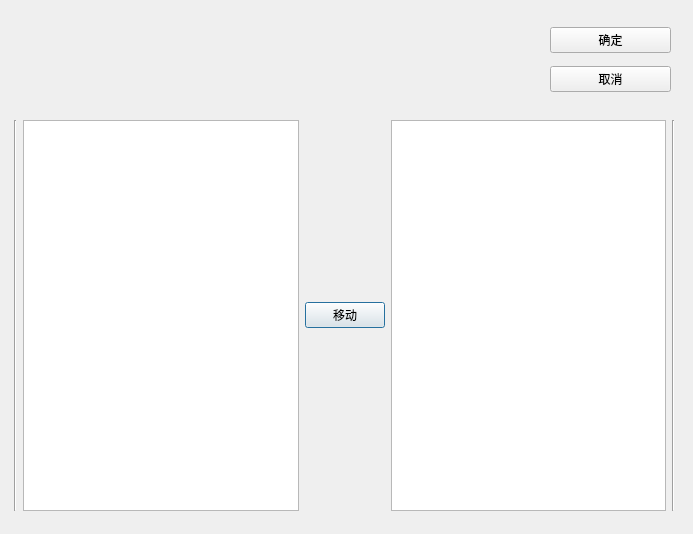
<?xml version="1.0" encoding="UTF-8"?>
<ui version="4.0">
 <class>QDSetTaskDetail</class>
 <widget class="QDialog" name="QDSetTaskDetail">
  <property name="geometry">
   <rect>
    <x>0</x>
    <y>0</y>
    <width>693</width>
    <height>534</height>
   </rect>
  </property>
  <property name="windowTitle">
   <string>Dialog</string>
  </property>
  <widget class="QWidget" name="horizontalLayoutWidget">
   <property name="geometry">
    <rect>
     <x>14</x>
     <y>120</y>
     <width>661</width>
     <height>391</height>
    </rect>
   </property>
   <layout class="QHBoxLayout" name="horizontalLayout">
    <item>
     <widget class="Line" name="line">
      <property name="orientation">
       <enum>Qt::Vertical</enum>
      </property>
     </widget>
    </item>
    <item>
     <widget class="QListWidget" name="listWidget"/>
    </item>
    <item>
     <widget class="QPushButton" name="pushButton">
      <property name="text">
       <string>移动</string>
      </property>
     </widget>
    </item>
    <item>
     <widget class="QListWidget" name="listWidget_2"/>
    </item>
    <item>
     <widget class="Line" name="line_2">
      <property name="orientation">
       <enum>Qt::Vertical</enum>
      </property>
     </widget>
    </item>
   </layout>
  </widget>
  <widget class="QWidget" name="gridLayoutWidget">
   <property name="geometry">
    <rect>
     <x>550</x>
     <y>20</y>
     <width>121</width>
     <height>80</height>
    </rect>
   </property>
   <layout class="QGridLayout" name="gridLayout">
    <item row="0" column="0">
     <widget class="QPushButton" name="btnOK">
      <property name="text">
       <string>确定</string>
      </property>
     </widget>
    </item>
    <item row="1" column="0">
     <widget class="QPushButton" name="btnCancle">
      <property name="sizePolicy">
       <sizepolicy hsizetype="Ignored" vsizetype="Fixed">
        <horstretch>0</horstretch>
        <verstretch>0</verstretch>
       </sizepolicy>
      </property>
      <property name="text">
       <string>取消</string>
      </property>
     </widget>
    </item>
   </layout>
  </widget>
 </widget>
 <resources/>
 <connections/>
</ui>
